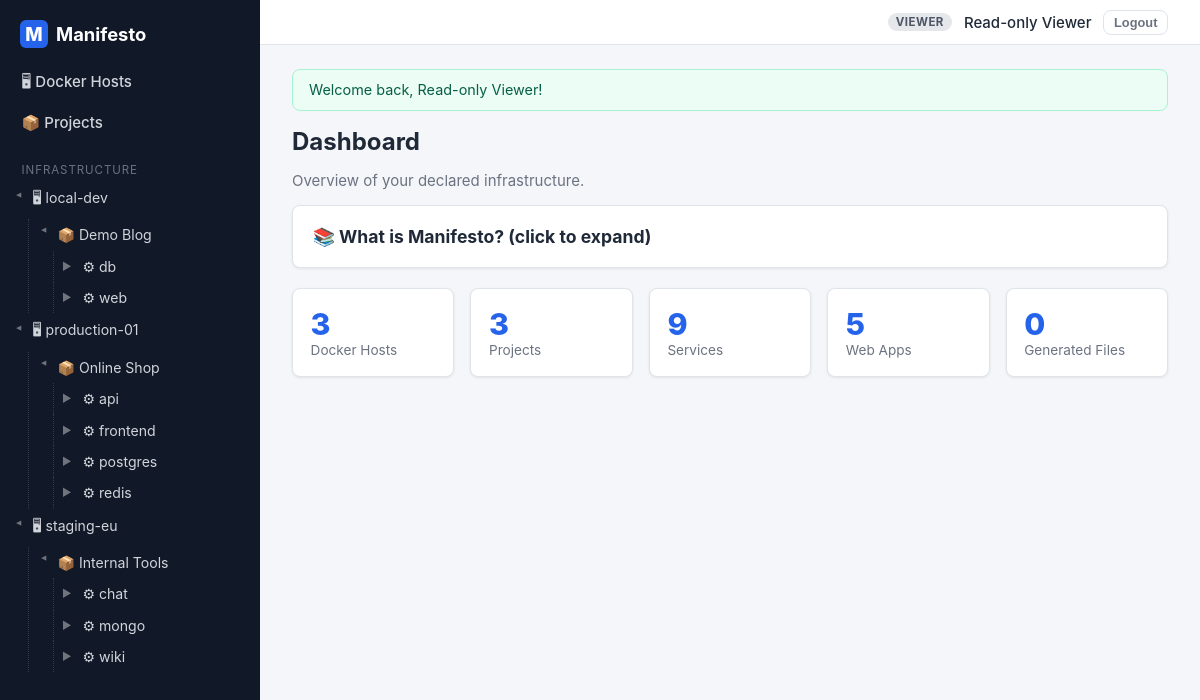
Screenshot of / (signed in) with the database file from the repository.
### tables this page shows
CREATE TABLE docker_host (
    id             INT UNSIGNED AUTO_INCREMENT PRIMARY KEY,
    name           VARCHAR(128) NOT NULL,
    ip_address     VARCHAR(45)  NULL,
    os             VARCHAR(128) NULL,
    docker_version VARCHAR(32)  NULL,
    notes          TEXT         NULL,
    created_at     TIMESTAMP NOT NULL DEFAULT CURRENT_TIMESTAMP,
    updated_at     TIMESTAMP NOT NULL DEFAULT CURRENT_TIMESTAMP ON UPDATE CURRENT_TIMESTAMP
);

CREATE TABLE project (
    id             INT UNSIGNED AUTO_INCREMENT PRIMARY KEY,
    docker_host_id INT UNSIGNED NOT NULL,
    name           VARCHAR(128) NOT NULL,
    slug           VARCHAR(128) NOT NULL,
    description    TEXT NULL,
    created_at     TIMESTAMP NOT NULL DEFAULT CURRENT_TIMESTAMP,
    updated_at     TIMESTAMP NOT NULL DEFAULT CURRENT_TIMESTAMP ON UPDATE CURRENT_TIMESTAMP,
    UNIQUE KEY uq_project_slug (slug),
    KEY idx_project_host (docker_host_id),
    CONSTRAINT fk_project_host FOREIGN KEY (docker_host_id)
        REFERENCES docker_host (id) ON DELETE RESTRICT
);

CREATE TABLE service (
    id                   INT UNSIGNED AUTO_INCREMENT PRIMARY KEY,
    project_id           INT UNSIGNED NOT NULL,
    name                 VARCHAR(128) NOT NULL,
    image                VARCHAR(255) NOT NULL,
    restart_policy       ENUM('no','always','on-failure','unless-stopped') NOT NULL DEFAULT 'unless-stopped',
    notes                TEXT NULL,
    command              VARCHAR(512) NULL,
    working_dir          VARCHAR(255) NULL,
    depends_on           VARCHAR(512) NULL COMMENT 'Comma-separated service names',
    build_context        VARCHAR(255) NULL COMMENT 'Path to Dockerfile context, e.g. ./api',
    dockerfile_content   LONGTEXT NULL COMMENT 'Inline Dockerfile content',
    healthcheck_cmd      VARCHAR(512) NULL,
    healthcheck_interval VARCHAR(32) NULL DEFAULT '30s',
    network_mode         VARCHAR(64) NULL,
    created_at           TIMESTAMP NOT NULL DEFAULT CURRENT_TIMESTAMP,
    updated_at           TIMESTAMP NOT NULL DEFAULT CURRENT_TIMESTAMP ON UPDATE CURRENT_TIMESTAMP,
    UNIQUE KEY uq_service_name_per_project (project_id, name),
    CONSTRAINT fk_service_project FOREIGN KEY (project_id)
        REFERENCES project (id) ON DELETE CASCADE
);

### src/Core/ViewRenderer.php (called while the page is built, shortened)
<?php
final class ViewRenderer
{
    private static string $viewsPath = __DIR__ . '/../Views';
    public static function render(string $template, array $data = [], string $layout = 'app'): string
    {
        $data['currentUser'] = Auth::user();
        $data['flashes']     = Session::pullFlashes();
        if ($layout === 'app') {
            $data['sidebarTree'] = (new TreeRepository())->fullTree();
        }
        $content = self::renderFile(self::file($template), $data);
        $data['content'] = $content;
        return self::renderFile(self::file('layouts/' . $layout), $data);
    }
    private static function file(string $template): string
    {
        return self::$viewsPath . '/' . $template . '.php';
    }
    private static function renderFile(string $file, array $data): string
    {
        extract($data, EXTR_SKIP);
        require $file;
        return (string) ob_get_clean();
    }
}

### src/Controllers/DashboardController.php (called while the page is built, shortened)
<?php
final class DashboardController
{
    public function index(Request $request): void
    {
        $pdo = Database::pdo();
        $counts = [];
        foreach (['docker_host', 'project', 'service', 'web_app', 'generated_file'] as $table) {
            $counts[$table] = (int) $pdo->query("SELECT COUNT(*) FROM `$table`")->fetchColumn();
        }
        Response::view('dashboard/index', ['counts' => $counts]);
    }
}

### public/index.php (called while the page is built, shortened)
<?php
$request = Request::capture();
$router = new Router(require MANIFESTO_ROOT . '/config/routes.php');
$router->dispatch($request);

### src/Repositories/TreeRepository.php (called while the page is built, shortened)
<?php
final class TreeRepository
{
    public function fullTree(): array
    {
        $pdo = Database::pdo();
        $hosts = [];
        foreach ($pdo->query('SELECT id, name FROM docker_host ORDER BY name') as $row) {
            $row['projects'] = [];
            $hosts[(int) $row['id']] = $row;
        }
        $projects = [];
        foreach ($pdo->query('SELECT id, docker_host_id, name FROM project ORDER BY name') as $row) {
            $row['services'] = [];
            $projects[(int) $row['id']] = $row;
        }
        $services = [];
        foreach ($pdo->query('SELECT id, project_id, name FROM service ORDER BY name') as $row) {
            $row['webapps'] = [];
            $services[(int) $row['id']] = $row;
        }
        foreach ($pdo->query('SELECT id, service_id, name FROM web_app ORDER BY name') as $row) {
            $sid = (int) $row['service_id'];
            if (isset($services[$sid])) {
                $services[$sid]['webapps'][] = $row;
            }
        }
        foreach ($services as $service) {
            $pid = (int) $service['project_id'];
            if (isset($projects[$pid])) {
                $projects[$pid]['services'][] = $service;
            }
        }
        foreach ($projects as $project) {
            $hid = (int) $project['docker_host_id'];
            if (isset($hosts[$hid])) {
                $hosts[$hid]['projects'][] = $project;
            }
        }
        return array_values($hosts);
    }
}

### src/Core/Request.php (called while the page is built, shortened)
<?php
final class Request
{
    private static ?string $basePath = null;
    public static function basePath(): string
    {
        if (self::$basePath === null) {
            $scriptDir = str_replace('\\', '/', dirname($_SERVER['SCRIPT_NAME'] ?? '/'));
            $scriptDir = rtrim($scriptDir, '/');
            self::$basePath = $scriptDir === '/' ? '' : $scriptDir;
        }
        return self::$basePath;
    }
}

### src/Core/helpers.php (called while the page is built, shortened)
<?php
function e(?string $value): string
{
    return htmlspecialchars($value ?? '', ENT_QUOTES, 'UTF-8');
}
function url(string $path = '/'): string
{
    $base = Request::basePath();
    return $base . '/' . ltrim($path, '/');
}

### src/Views/dashboard/index.php (the view, shortened to what this page needs)
<h1>Dashboard</h1>
<p class="muted">Overview of your declared infrastructure.</p>
<div class="card">
    <details <?= ($counts['project'] ?? 0) === 0 ? 'open' : '' ?>>
        <summary style="cursor:pointer;font-weight:700;font-size:1.1rem;">
            📚 What is Manifesto? (click to expand)
        </summary>
    </details>
</div>
<div class="stat-grid">
    <a class="stat-card" href="<?= url('/docker-hosts') ?>">
        <div class="stat-number"><?= $counts['docker_host'] ?></div>
        <div class="stat-label">Docker Hosts</div>
    </a>
    <a class="stat-card" href="<?= url('/projects') ?>">
        <div class="stat-number"><?= $counts['project'] ?></div>
        <div class="stat-label">Projects</div>
    </a>
    <div class="stat-card">
        <div class="stat-number"><?= $counts['service'] ?></div>
        <div class="stat-label">Services</div>
    </div>
    <div class="stat-card">
        <div class="stat-number"><?= $counts['web_app'] ?></div>
        <div class="stat-label">Web Apps</div>
    </div>
    <div class="stat-card">
        <div class="stat-number"><?= $counts['generated_file'] ?></div>
        <div class="stat-label">Generated Files</div>
    </div>
</div>

### src/Core/Router.php (shortened to what this page needs)
<?php
final class Router
{
    public function dispatch(Request $request): never
    {
        foreach ($this->routes as $route) {
            [$method, $pattern, $class, $action] = $route;
            if ($method !== $request->method) {
                continue;
            }
            $params = $this->match($pattern, $request->path);
            if ($params === null) {
                continue;
            }
            $request->setRouteParams($params);
            $controller = new $class();
            $controller->$action($request, ...array_values($params));
            exit;
        }
    }
    private function match(string $pattern, string $path): ?array
    {
        $regex = preg_replace('/\{(\w+)\}/', '(?P<$1>[^/]+)', $pattern);
        if (!preg_match('#^' . $regex . '$#', $path, $m)) {
            return null;
        }
        return array_filter($m, 'is_string', ARRAY_FILTER_USE_KEY);
    }
}

### src/Views/partials/sidebar.php (shortened to what this page needs)
<?php
$tree = $sidebarTree ?? [];
?>
<aside class="sidebar">
    <a class="sidebar-brand" href="<?= url('/') ?>">
        <span class="brand-mark">M</span> Manifesto
    </a>
    <nav class="sidebar-nav">
        <a href="<?= url('/docker-hosts') ?>">🖥 Docker Hosts</a>
        <a href="<?= url('/projects') ?>">📦 Projects</a>
    </nav>
    <div class="sidebar-tree">
        <div class="tree-title">Infrastructure</div>
        <?php foreach ($tree as $host): ?>
            <details open>
                <summary>
                    <a class="tree-link tree-host" href="<?= url('/docker-hosts/' . $host['id']) ?>">🖥 <?= e($host['name']) ?></a>
                </summary>
                <?php foreach ($host['projects'] as $project): ?>
                    <details open class="tree-indent">
                        <summary>
                            <a class="tree-link tree-project" href="<?= url('/projects/' . $project['id']) ?>">📦 <?= e($project['name']) ?></a>
                        </summary>
                        <?php foreach ($project['services'] as $service): ?>
                            <details class="tree-indent">
                                <summary>
                                    <a class="tree-link tree-service" href="<?= url('/services/' . $service['id']) ?>">⚙ <?= e($service['name']) ?></a>
                                </summary>
                            </details>
                        <?php endforeach; ?>
                    </details>
                <?php endforeach; ?>
            </details>
        <?php endforeach; ?>
    </div>
</aside>

### public/assets/css/app.css (style rules this page uses)
:root { --c-bg: #f4f6f9; --c-surface: #ffffff; --c-border: #dfe4ea; --c-text: #1f2937; --c-muted: #6b7280; --c-primary: #2563eb; --c-primary-dark: #1e40af; --c-danger: #dc2626; --c-success: #16a34a; --c-warning: #d97706; --c-sidebar: #111827; --c-sidebar-text: #d1d5db; --c-sidebar-hover: #1f2937; --radius: 8px; --shadow: 0 1px 3px rgba(0, 0, 0, .08); }
* { box-sizing: border-box; }
body { margin: 0; font-family: -apple-system, "Segoe UI", Roboto, Arial, sans-serif; font-size: 15px; color: var(--c-text); background: var(--c-bg); }
h1 { font-size: 1.5rem; margin: 0 0 .5rem; }
a { color: var(--c-primary); text-decoration: none; }
.muted { color: var(--c-muted); }
.sidebar { width: 260px; flex-shrink: 0; background: var(--c-sidebar); color: var(--c-sidebar-text); padding: 1rem .75rem; overflow-y: auto; }
.sidebar-brand { display: flex; align-items: center; gap: .5rem; font-size: 1.15rem; font-weight: 700; color: #fff; padding: .25rem .5rem 1rem; }
.brand-mark { display: inline-flex; align-items: center; justify-content: center; width: 28px; height: 28px; border-radius: 6px; background: var(--c-primary); color: #fff; font-weight: 800; }
.sidebar-nav { display: flex; flex-direction: column; gap: 2px; margin-bottom: 1rem; }
.sidebar-nav a { color: var(--c-sidebar-text); padding: .45rem .6rem; border-radius: 6px; font-weight: 500; }
.tree-title { font-size: .72rem; text-transform: uppercase; letter-spacing: .08em; color: #6b7280; padding: .5rem .6rem .25rem; }
.sidebar-tree details { margin: 0; }
.sidebar-tree summary { list-style: none; cursor: pointer; display: flex; align-items: center; }
.sidebar-tree summary::before { content: "▸"; font-size: .7rem; color: #6b7280; width: 12px; }
.sidebar-tree details[open] > summary::before { content: "▾"; }
.tree-link { color: var(--c-sidebar-text); padding: .3rem .4rem; border-radius: 5px; font-size: .88rem; display: inline-block; max-width: 200px; overflow: hidden; text-overflow: ellipsis; white-space: nowrap; }
.tree-indent { margin-left: .85rem; }
.card { background: var(--c-surface); border: 1px solid var(--c-border); border-radius: var(--radius); box-shadow: var(--shadow); padding: 1.25rem; margin-bottom: 1.25rem; }
.stat-grid { display: grid; grid-template-columns: repeat(auto-fit, minmax(160px, 1fr)); gap: 1rem; margin: 1.25rem 0; }
.stat-card { background: var(--c-surface); border: 1px solid var(--c-border); border-radius: var(--radius); box-shadow: var(--shadow); padding: 1.1rem; color: var(--c-text); }
.stat-number { font-size: 1.9rem; font-weight: 800; color: var(--c-primary); }
.stat-label { color: var(--c-muted); font-size: .85rem; }
.sidebar-tree details { position: relative; }
.sidebar-tree .tree-indent { margin-left: 1rem; padding-left: .5rem; border-left: 1px dotted rgba(255,255,255,.15); }
.sidebar-tree summary { list-style: none; cursor: pointer; display: flex; align-items: center; padding: .15rem 0; border-radius: 4px; transition: background .15s ease; }
.sidebar-tree summary::before { content: "▶"; font-size: .65rem; color: rgba(255,255,255,.4); width: 14px; transition: transform .15s ease; display: inline-block; }
.sidebar-tree details[open] > summary::before { transform: rotate(90deg); }
.sidebar-tree .tree-link { flex: 1; }
details > summary { list-style: none; cursor: pointer; }

### rows the page displays
docker_host: name "local-dev"
project: name "Demo Blog"
service: name "db"
service: name "web"
docker_host: name "production-01"
project: name "Online Shop"
service: name "api"
service: name "frontend"
service: name "postgres"
service: name "redis", project "3", id "9"
docker_host: name "staging-eu"
project: name "Internal Tools"
service: name "chat"
service: name "mongo"
service: name "wiki"

### other values shown
$flash['message'] "Welcome back, Read-only Viewer!"
$counts['web_app'] "5"
$counts['generated_file'] "0"
